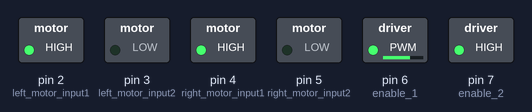
Bench run of a sketch on a simulated Arduino Uno, built with avr-gcc and run on an emulated ATmega328P. Shown: switched loads named in the sketch (green lamp = pin HIGH).

Above: at 0.1 s.
Timing chart, 0 to 1.6 s (numbered marks = the images above):
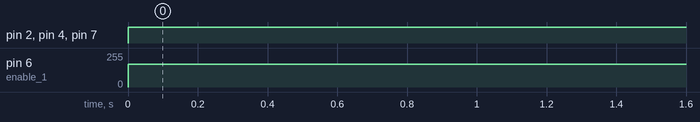

Measured:
- by itself, pin 2 (left_motor_input1), pin 4 (right_motor_input1), pin 7 (enable_2): LOW → HIGH at 0.00 s
- by itself, pin 6 (enable_1): 0/255 → 170/255 at 0.00 s

The sketch:

embed_1motor.ino
```cpp
#define LEFT_DUTY 170
#define RIGHT_DUTY 180
#define ANGLE_THRES 5

void setup() {
pinMode(2,OUTPUT);  // left motor input1
pinMode(3,OUTPUT);  // left motor input2
pinMode(4,OUTPUT);  // right motor input1
pinMode(5,OUTPUT);  // right motor input2
pinMode(6,OUTPUT);  // enable 1
pinMode(7,OUTPUT);  // enable 2
}

void move_forward()
{
  analogWrite(6,LEFT_DUTY);
  analogWrite(7,RIGHT_DUTY);
  digitalWrite(2,HIGH);
  digitalWrite(3,LOW);
  digitalWrite(4,HIGH);
  digitalWrite(5,LOW);
}

void move_backward()
{
  analogWrite(6,LEFT_DUTY);
  analogWrite(7,RIGHT_DUTY);
  digitalWrite(2,LOW);
  digitalWrite(3,HIGH);
  digitalWrite(4,LOW);
  digitalWrite(5,HIGH);
}

void move_left()
{
  analogWrite(6,LEFT_DUTY);
  analogWrite(7,RIGHT_DUTY);
  digitalWrite(2,LOW);
  digitalWrite(3,HIGH);
  digitalWrite(4,HIGH);
  digitalWrite(5,LOW);
}

void move_right()
{
  analogWrite(6,LEFT_DUTY);
  analogWrite(7,RIGHT_DUTY);
  digitalWrite(2,HIGH);
  digitalWrite(3,LOW);
  digitalWrite(4,LOW);
  digitalWrite(5,HIGH);
}

int getMagnetoValue()
{

}
void correctDirection(int desiredAngle)
{
  int currAngle = getMagnetoValue();
  while ( fabs(desiredAngle - currAngle)> ANGLE_THRES )
  {
    if (desiredAngle > currAngle)
    {
      move_right();
      delay(10);
    }
    else if (desiredAngle < currAngle)
    {
      move_left();
      delay(10);
    }
  }
}


void loop()
{
  move_forward();

  //move_backward();

}
```
